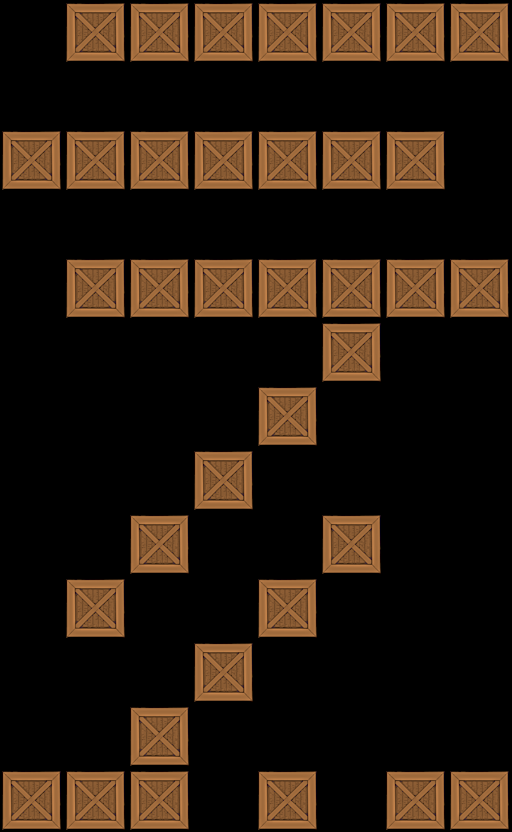

This game map was drawn from its Tiled (.tmx) file and the tilesets committed beside it. A one-line description and the trimmed map source follow:
An orthogonal 8x13 tile map with 64x64 px tiles, 1 tile layer (Tile Layer 1).

<map version="1.0" orientation="orthogonal" width="8" height="13" tilewidth="64" tileheight="64">
 <tileset firstgid="1" name="crate" tilewidth="64" tileheight="64">
  <image source="../../crate3.png" width="64" height="64" />
 </tileset>
 <layer name="Tile Layer 1" width="8" height="13">
  <data>[104 cells, 36 non-empty, 1 distinct tile ids]</data>
 </layer>
</map>
